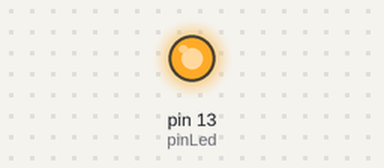
A sketch run on a simulated Arduino Uno, built with avr-gcc and run on an emulated ATmega328P. Shown: output pins drawn as LEDs (lit = HIGH).

Above: at 0.1 s.
At 37.8 s:
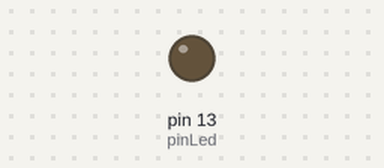
Timing chart, 0 to 39.3 s (numbered marks = the images above):
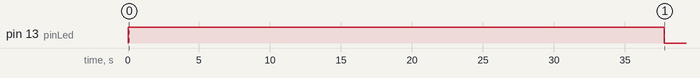

The sketch:

sketch_flashyMorseCode.ino
```cpp
const int pinLed = 13; //standard led pin
const int BUTTON = 4; // Naming switch button pin
int BUTTONstate = 0; // A variable to store Button Status / Input
String name = "Cathal";

// define Morse code dictionary
const char* morse_dict[] = {
  ".-",    // A
  "-...",  // B
  "-.-.",  // C
  "-..",   // D
  ".",     // E
  "..-.",  // F
  "--.",   // G
  "....",  // H
  "..",    // I
  ".---",  // J
  "-.-",   // K
  ".-..",  // L
  "--",    // M
  "-.",    // N
  "---",   // O
  ".--.",  // P
  "--.-",  // Q
  ".-.",   // R
  "...",   // S
  "-",     // T
  "..-",   // U
  "...-",  // V
  ".--",   // W
  "-..-",  // X
  "-.--",  // Y
  "--..",  // Z
  "-----", // 0
  ".----", // 1
  "..---", // 2
  "...--", // 3
  "....-", // 4
  ".....", // 5
  "-....", // 6
  "--...", // 7
  "---..", // 8
  "----."  // 9
};

// get Morse code for a given character
String getMorseCode(char c) {
  if (isAlphaNumeric(c)) {
    return morse_dict[toupper(c) - 'A'];
  }
  return "";
}

void setup() {
  // put your setup code here, to run once:

  pinMode(pinLed, OUTPUT);    // sets the digital pin as output
  //pinMode (BUTTON, INPUT);
  digitalWrite(pinLed, HIGH);
        delay(125);
        digitalWrite(pinLed, LOW);
  stringToMorse(name);

}

//what else am I meant to do with nothing else lol
void loop() {
  /*BUTTONstate = digitalRead(BUTTON);  // Reading button status / input
  if (BUTTONstate == HIGH)  // Condition to check button input
    {
      stringToMorse(name); *//*
    }
    else
    {
      digitalWrite(pinLed, LOW);
    }
  */
}

void stringToMorse(String input) {
  for (int i = 0; i < input.length(); i++) {
    String morseString = getMorseCode(input.charAt(i));

  digitalWrite(pinLed, HIGH);
        delay(125);
        digitalWrite(pinLed, LOW);


    for (int j = 0; j < morseString.length(); j++) {
      if(morseString.charAt(j) == '.') {
        digitalWrite(pinLed, HIGH);
        delay(125);
        digitalWrite(pinLed, LOW);
      } else {
        digitalWrite(pinLed, HIGH);
        delay(250);
        digitalWrite(pinLed, LOW);
      }
      //new char
      digitalWrite(pinLed, HIGH);
      delay(2000);
      digitalWrite(pinLed, LOW);
    }
  }
}
```
